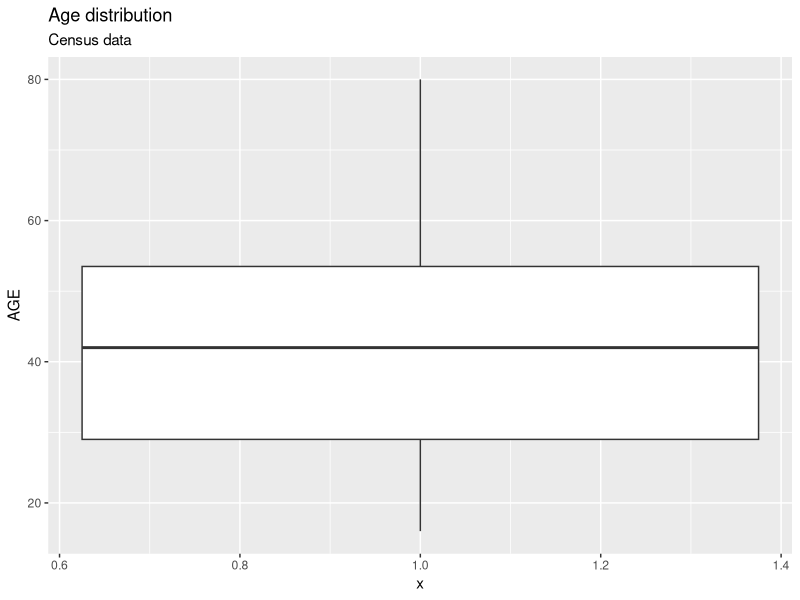
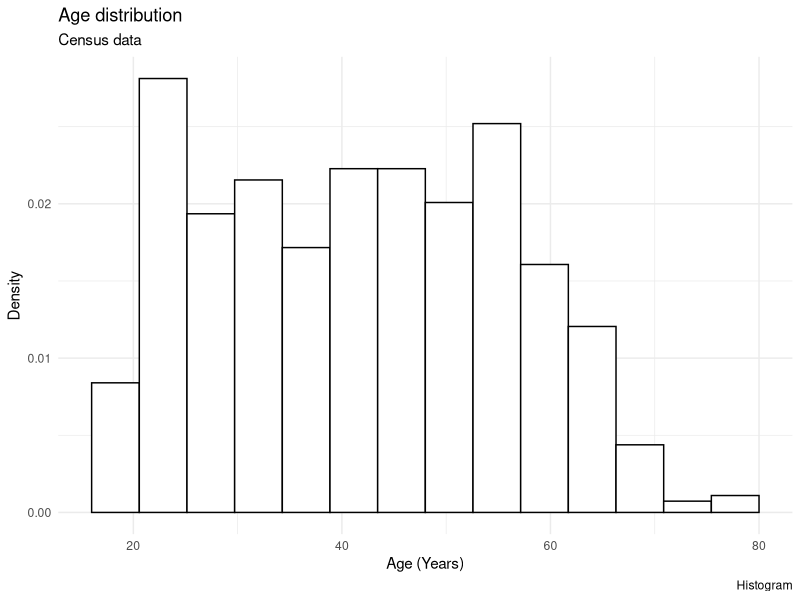
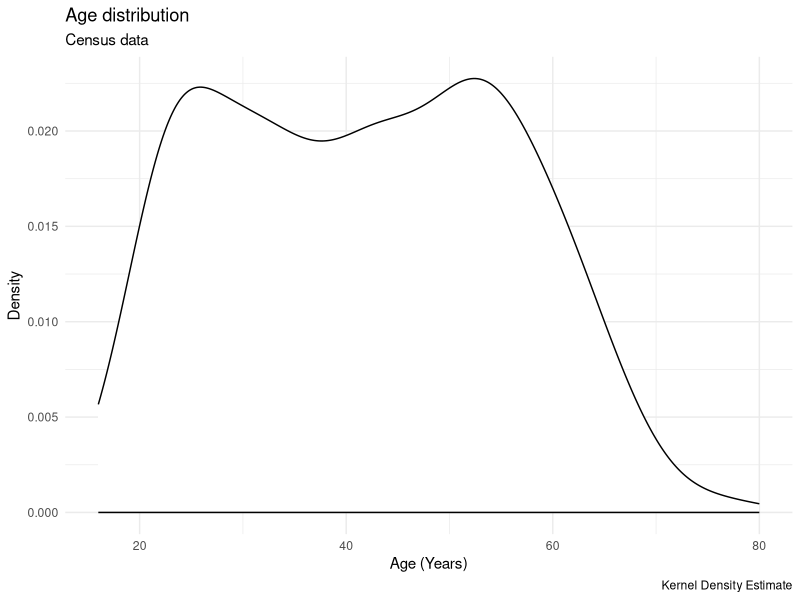
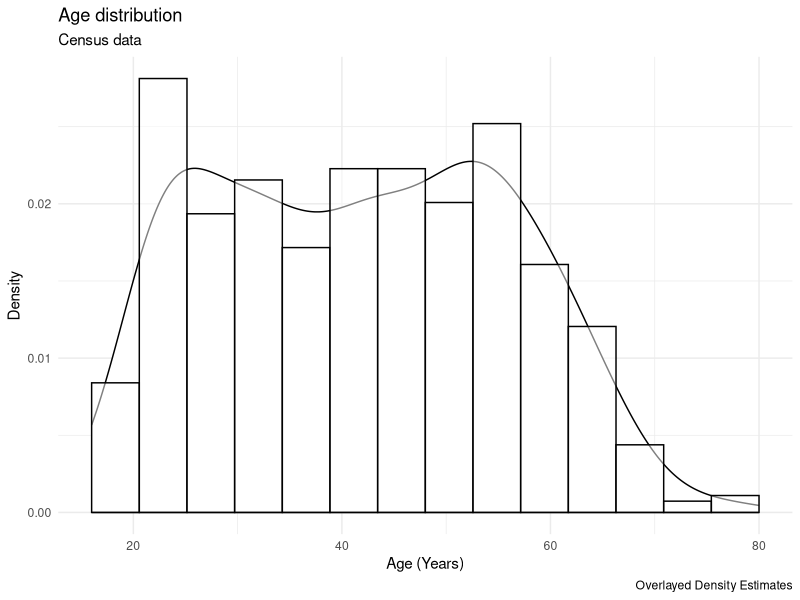
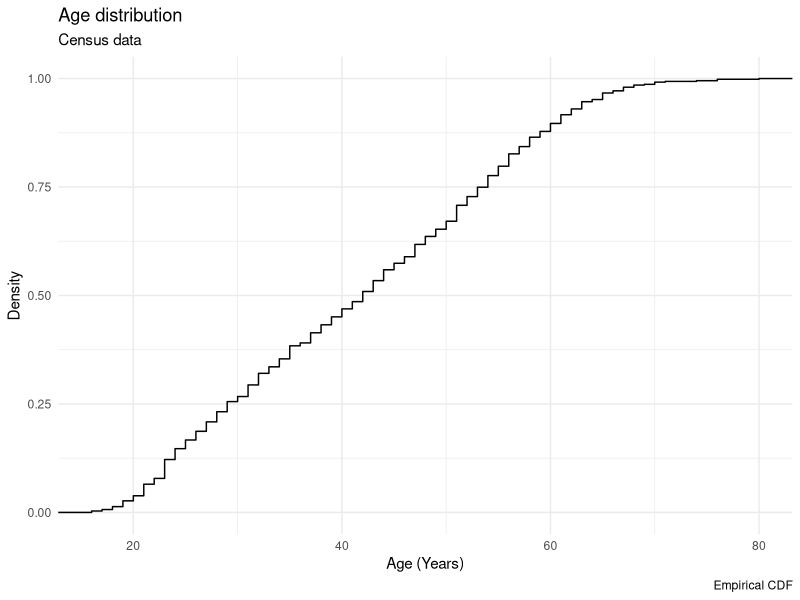
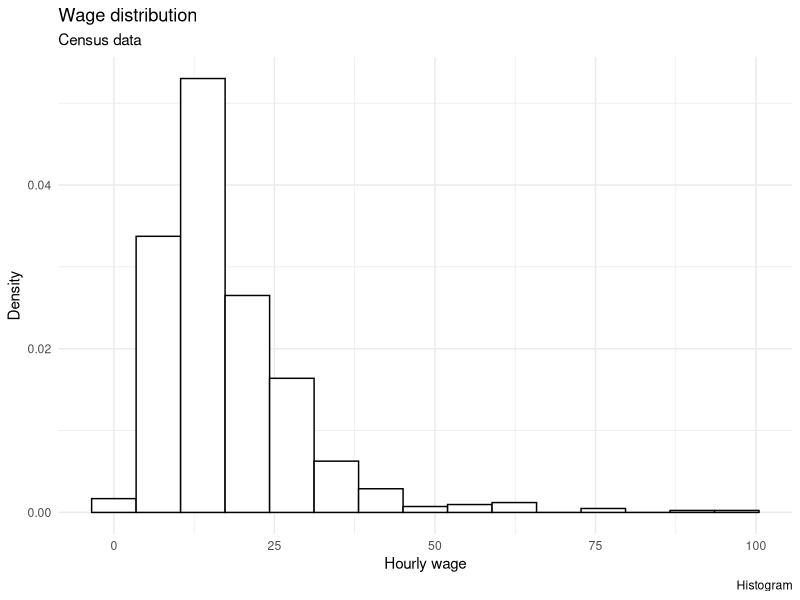
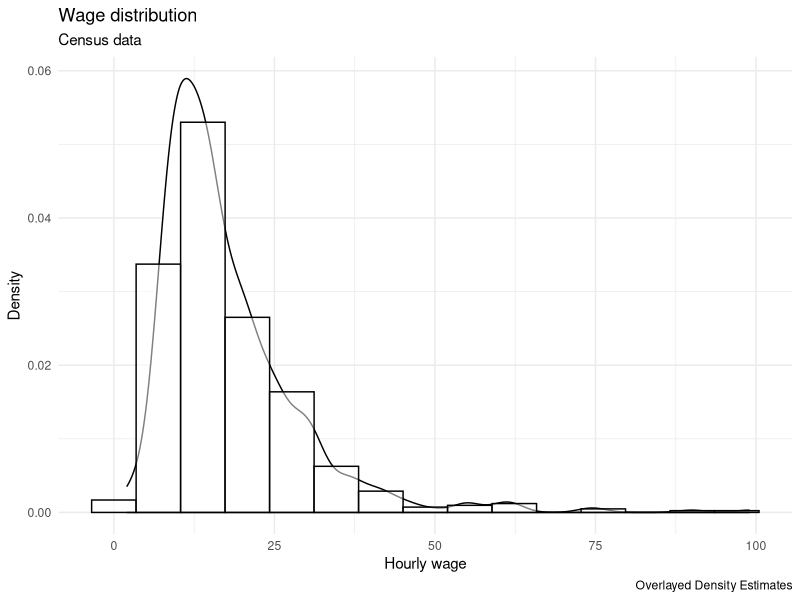
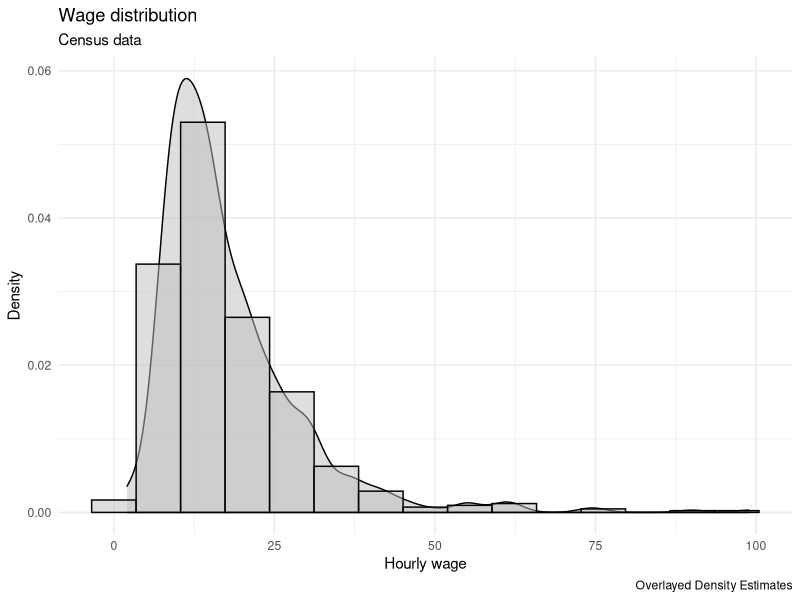

The R script that drew these images, in order: (Note: this script raises an error after producing the figures.)
## ---- chunk 1
#| warning: false
#| message: false
#| collapse: true

to_be_loaded <- c("tidyverse", 
                  "magrittr",
                  "skimr",
                  "lobstr"
)

for (pck in to_be_loaded) {
  if (!require(pck, character.only = T)) {
    install.packages(pck, repos="http://cran.rstudio.com/")
    stopifnot(require(pck, character.only = T))
  }  
}
## ---- chunk 2
cat(getwd())
## ---- chunk 3
#| eval: true
#| echo: true
#| include: false
list.dirs()
list.files()
getwd()
## ---- chunk 4
#| mesage: false
#| collapse: true

df <- readr::read_table("../DATA/Recensement.csv")

df %>% 
  glimpse()
## ---- chunk 5
to_be_categorized  <- df %>% 
  summarise(across(everything(), n_distinct)) %>% 
  pivot_longer(cols = everything(), 
               # names_to = "nom_colonne",
               values_to = c("n_levels")) %>% 
  filter(n_levels < 20) %>% 
  arrange(n_levels) 

to_be_categorized

to_be_categorized %>% 
  pull(name)
## ---- chunk 6
lobstr::obj_addr(df)
lobstr::ref(df)

df_copy <- df 

lobstr::ref(df_copy)

for (cl in pull(to_be_categorized,name)) {
  df_copy[[cl]] <- as_factor(df_copy[[cl]])
}

lobstr::obj_addr(df_copy)
foo <- lobstr::ref(df_copy)
## ---- chunk 7
#| collapse: true
#| 
df_cp <- df %>% 
  mutate(across(all_of(pull(to_be_categorized, name)), as_factor))

lobstr::ref(df_cp)

df %>% 
  glimpse()  
## ---- chunk 8
df %>% 
  is.na() %>% 
  as_tibble %>% 
  summarise(across(everything(), sum))  %>%
  knitr::kable()
## ---- chunk 9
df %>% 
  summarise(across(everything(), \(x) sum(is.na(x)))) 
## ---- chunk 10
df %>% 
  summarise(across(everything(), ~ sum(is.na(.)))) 
## ---- chunk 11
df %>% 
    pull(AGE) %>% 
    summary()

sd(df$AGE) ; IQR(df$AGE) ; mad(df$AGE)
## ---- chunk 12
df %>% 
    pluck("AGE") %>% 
    skimr::skim()
## ---- chunk 13
skm <- df %>% 
  skimr::skim(AGE)

class(skm)

attributes(skm)

tibble::as_tibble(skm)
## ---- chunk 14
df %>% 
    ggplot() +
    aes(x=1L, y=AGE) +
    geom_boxplot() +
    labs(
        title="Age distribution",
        subtitle = "Census data"
    )
## ---- chunk 15
p <- df %>% 
  ggplot() +
  aes(x=AGE) +
  labs(
    title = "Age distribution",
    subtitle = "Census data",
    x = "Age (Years)",
    y = "Density"
  ) +
  theme_minimal()

  
p +
  geom_histogram(aes(y=after_stat(density)),
                 bins=15,
                 fill="white",
                 color="black") +
  labs(
    caption = "Histogram"
  )

## ---- chunk 16
p +
  stat_density(
              fill="white",
              color="black") +
  labs(
    caption = "Kernel Density Estimate"
  )
## ---- chunk 17
p +
  stat_density(
              fill="white",
              color="black") +
  geom_histogram(aes(y=after_stat(density)),
                 bins=15,
                 fill="white",
                 color="black",
                 alpha=.5) +
  labs(
    caption = "Overlayed Density Estimates"
  )
## ---- chunk 18
p +
    stat_ecdf()  +
    labs(
        caption = "Empirical CDF"
  )
## ---- chunk 19
p <- df %>% 
  ggplot() +
  aes(x=SAL_HOR) +
  labs(
    title = "Wage distribution",
    subtitle = "Census data",
    x = "Hourly wage",
    y = "Density"
  ) +
  theme_minimal()

  
p +
  geom_histogram(aes(y=after_stat(density)),
                 bins=15,
                 fill="white",
                 color="black") +
  labs(
    caption = "Histogram"
  )
## ---- chunk 20
p +
  stat_density(
              fill="white",
              color="black") +
  geom_histogram(aes(y=after_stat(density)),
                 bins=15,
                 fill="white",
                 color="black",
                 alpha=.5) +
  labs(
    caption = "Overlayed Density Estimates"
  )
## ---- chunk 21
truc <- rlang::expr({fill=alpha("white",.5)})
p <- df %>% 
  ggplot() +
  aes(x=SAL_HOR, y=after_stat(density)) +
  labs(
    title = "Wage distribution",
    subtitle = "Census data",
    x = "Hourly wage",
    y = "Density"
  ) +
  theme_minimal()
## ---- chunk 22
p + 
  stat_density(fill=alpha("grey", 0.5), color="black") +
  geom_histogram(fill=alpha("grey", 0.5), color="black", bins=15) +
  labs(
    caption = "Overlayed Density Estimates"
  )
## ---- chunk 23
#| file: "../_UTILS/make_biotiful.R"
#| echo: true
#| eval: true

## ---- chunk 24
mp <- df_cp |> 
  make_biotifoul(is.numeric) + 
  theme_minimal()

mp
## ---- chunk 25
#| file: "../_UTILS/my_histo.R"
#| echo: true
#| eval: true
## ---- chunk 26
list_plots <- df_cp |> 
  select(where(is.numeric)) |> 
  colnames() |> 
  map(rlang::parse_expr) |>
  map (\(x) my_histo(df, {{x}}))

patchwork::wrap_plots(list_plots)
